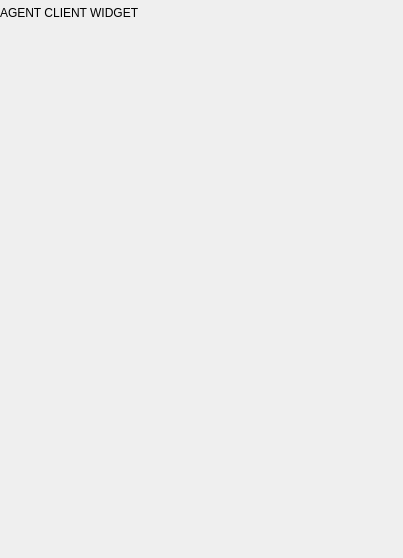
<?xml version="1.0" encoding="UTF-8"?>
<ui version="4.0">
 <class>AgentClientWidget</class>
 <widget class="QWidget" name="AgentClientWidget">
  <property name="geometry">
   <rect>
    <x>0</x>
    <y>0</y>
    <width>403</width>
    <height>558</height>
   </rect>
  </property>
  <property name="windowTitle">
   <string>OctoMY™ - Agent Client</string>
  </property>
  <layout class="QGridLayout" name="gridLayout_4">
   <property name="leftMargin">
    <number>0</number>
   </property>
   <property name="topMargin">
    <number>6</number>
   </property>
   <property name="rightMargin">
    <number>0</number>
   </property>
   <property name="bottomMargin">
    <number>0</number>
   </property>
   <property name="spacing">
    <number>0</number>
   </property>
   <item row="1" column="0">
    <widget class="QStackedWidget" name="stackedWidgetControl">
     <property name="currentIndex">
      <number>0</number>
     </property>
     <widget class="agent::client::AgentConnectionWidget" name="pageConnection"/>
     <widget class="QWidget" name="pageConnectionOLD">
      <property name="sizePolicy">
       <sizepolicy hsizetype="Minimum" vsizetype="Minimum">
        <horstretch>0</horstretch>
        <verstretch>0</verstretch>
       </sizepolicy>
      </property>
      <layout class="QVBoxLayout" name="verticalLayout_3">
       <property name="spacing">
        <number>0</number>
       </property>
       <property name="leftMargin">
        <number>0</number>
       </property>
       <property name="topMargin">
        <number>0</number>
       </property>
       <property name="rightMargin">
        <number>0</number>
       </property>
       <property name="bottomMargin">
        <number>0</number>
       </property>
       <item>
        <widget class="PortableIDWidget" name="widgetBirthCertificate" native="true">
         <property name="sizePolicy">
          <sizepolicy hsizetype="Expanding" vsizetype="Expanding">
           <horstretch>0</horstretch>
           <verstretch>100</verstretch>
          </sizepolicy>
         </property>
        </widget>
       </item>
       <item>
        <layout class="QHBoxLayout" name="horizontalLayout">
         <item>
          <widget class="TryToggle" name="tryToggleListen" native="true">
           <property name="sizePolicy">
            <sizepolicy hsizetype="Minimum" vsizetype="Minimum">
             <horstretch>0</horstretch>
             <verstretch>0</verstretch>
            </sizepolicy>
           </property>
           <property name="minimumSize">
            <size>
             <width>32</width>
             <height>32</height>
            </size>
           </property>
          </widget>
         </item>
         <item>
          <widget class="PanicButton" name="widgetPanic">
           <property name="sizePolicy">
            <sizepolicy hsizetype="Minimum" vsizetype="Minimum">
             <horstretch>0</horstretch>
             <verstretch>0</verstretch>
            </sizepolicy>
           </property>
           <property name="minimumSize">
            <size>
             <width>32</width>
             <height>32</height>
            </size>
           </property>
          </widget>
         </item>
        </layout>
       </item>
      </layout>
     </widget>
     <widget class="QWidget" name="pageActuator">
      <property name="sizePolicy">
       <sizepolicy hsizetype="Minimum" vsizetype="Minimum">
        <horstretch>0</horstretch>
        <verstretch>0</verstretch>
       </sizepolicy>
      </property>
      <layout class="QVBoxLayout" name="verticalLayout_4">
       <property name="spacing">
        <number>0</number>
       </property>
       <property name="leftMargin">
        <number>0</number>
       </property>
       <property name="topMargin">
        <number>0</number>
       </property>
       <property name="rightMargin">
        <number>0</number>
       </property>
       <property name="bottomMargin">
        <number>0</number>
       </property>
       <item>
        <widget class="ActuatorManagerWidget" name="widgetActuatorControl" native="true"/>
       </item>
      </layout>
     </widget>
     <widget class="QWidget" name="pagePose">
      <property name="sizePolicy">
       <sizepolicy hsizetype="Minimum" vsizetype="Minimum">
        <horstretch>0</horstretch>
        <verstretch>0</verstretch>
       </sizepolicy>
      </property>
      <layout class="QGridLayout" name="gridLayout">
       <property name="leftMargin">
        <number>0</number>
       </property>
       <property name="topMargin">
        <number>0</number>
       </property>
       <property name="rightMargin">
        <number>0</number>
       </property>
       <property name="bottomMargin">
        <number>0</number>
       </property>
       <item row="0" column="0">
        <widget class="QWidget" name="widgetPoseEditor" native="true">
         <layout class="QVBoxLayout" name="verticalLayout_5">
          <property name="leftMargin">
           <number>0</number>
          </property>
          <property name="topMargin">
           <number>0</number>
          </property>
          <property name="rightMargin">
           <number>0</number>
          </property>
          <property name="bottomMargin">
           <number>0</number>
          </property>
          <item>
           <widget class="QPushButton" name="pushButton">
            <property name="sizePolicy">
             <sizepolicy hsizetype="Minimum" vsizetype="Minimum">
              <horstretch>0</horstretch>
              <verstretch>0</verstretch>
             </sizepolicy>
            </property>
            <property name="text">
             <string>Save</string>
            </property>
           </widget>
          </item>
          <item>
           <widget class="QPushButton" name="pushButton_2">
            <property name="sizePolicy">
             <sizepolicy hsizetype="Minimum" vsizetype="Minimum">
              <horstretch>0</horstretch>
              <verstretch>0</verstretch>
             </sizepolicy>
            </property>
            <property name="text">
             <string>Load</string>
            </property>
           </widget>
          </item>
          <item>
           <widget class="QPushButton" name="pushButton_3">
            <property name="sizePolicy">
             <sizepolicy hsizetype="Minimum" vsizetype="Minimum">
              <horstretch>0</horstretch>
              <verstretch>0</verstretch>
             </sizepolicy>
            </property>
            <property name="text">
             <string>Edit</string>
            </property>
           </widget>
          </item>
          <item>
           <widget class="QListWidget" name="listWidget"/>
          </item>
         </layout>
        </widget>
       </item>
      </layout>
     </widget>
     <widget class="QWidget" name="pageCar">
      <layout class="QGridLayout" name="gridLayout_3">
       <property name="leftMargin">
        <number>0</number>
       </property>
       <property name="topMargin">
        <number>0</number>
       </property>
       <property name="rightMargin">
        <number>0</number>
       </property>
       <property name="bottomMargin">
        <number>0</number>
       </property>
       <property name="spacing">
        <number>0</number>
       </property>
       <item row="0" column="0">
        <widget class="CarSteeringWidget" name="widgetCarSteering" native="true"/>
       </item>
      </layout>
     </widget>
     <widget class="QWidget" name="pagePath">
      <property name="sizePolicy">
       <sizepolicy hsizetype="Minimum" vsizetype="Minimum">
        <horstretch>0</horstretch>
        <verstretch>0</verstretch>
       </sizepolicy>
      </property>
      <layout class="QVBoxLayout" name="verticalLayout_7">
       <property name="spacing">
        <number>0</number>
       </property>
       <property name="leftMargin">
        <number>0</number>
       </property>
       <property name="topMargin">
        <number>0</number>
       </property>
       <property name="rightMargin">
        <number>0</number>
       </property>
       <property name="bottomMargin">
        <number>0</number>
       </property>
       <item>
        <widget class="MapEditor" name="widgetMapEditor" native="true">
         <property name="sizePolicy">
          <sizepolicy hsizetype="Minimum" vsizetype="Expanding">
           <horstretch>0</horstretch>
           <verstretch>0</verstretch>
          </sizepolicy>
         </property>
        </widget>
       </item>
      </layout>
     </widget>
     <widget class="QWidget" name="pageStatus">
      <property name="sizePolicy">
       <sizepolicy hsizetype="Minimum" vsizetype="Minimum">
        <horstretch>0</horstretch>
        <verstretch>0</verstretch>
       </sizepolicy>
      </property>
      <layout class="QVBoxLayout" name="verticalLayout">
       <property name="leftMargin">
        <number>0</number>
       </property>
       <property name="topMargin">
        <number>0</number>
       </property>
       <property name="rightMargin">
        <number>0</number>
       </property>
       <property name="bottomMargin">
        <number>0</number>
       </property>
       <item>
        <widget class="QLabel" name="labelLocal">
         <property name="sizePolicy">
          <sizepolicy hsizetype="Minimum" vsizetype="Minimum">
           <horstretch>0</horstretch>
           <verstretch>0</verstretch>
          </sizepolicy>
         </property>
         <property name="text">
          <string>LOCAL</string>
         </property>
        </widget>
       </item>
       <item>
        <widget class="QLabel" name="labelHub">
         <property name="sizePolicy">
          <sizepolicy hsizetype="Minimum" vsizetype="Minimum">
           <horstretch>0</horstretch>
           <verstretch>0</verstretch>
          </sizepolicy>
         </property>
         <property name="text">
          <string>HUB</string>
         </property>
        </widget>
       </item>
       <item>
        <widget class="QLabel" name="labelGPS">
         <property name="sizePolicy">
          <sizepolicy hsizetype="Minimum" vsizetype="Minimum">
           <horstretch>0</horstretch>
           <verstretch>0</verstretch>
          </sizepolicy>
         </property>
         <property name="lineWidth">
          <number>0</number>
         </property>
         <property name="text">
          <string>GPS</string>
         </property>
        </widget>
       </item>
       <item>
        <widget class="QLabel" name="labelCompass">
         <property name="sizePolicy">
          <sizepolicy hsizetype="Minimum" vsizetype="Minimum">
           <horstretch>0</horstretch>
           <verstretch>0</verstretch>
          </sizepolicy>
         </property>
         <property name="text">
          <string>COMPASS</string>
         </property>
        </widget>
       </item>
       <item>
        <widget class="QLabel" name="labelAccelerometer">
         <property name="sizePolicy">
          <sizepolicy hsizetype="Minimum" vsizetype="Minimum">
           <horstretch>0</horstretch>
           <verstretch>0</verstretch>
          </sizepolicy>
         </property>
         <property name="text">
          <string>ACCELEROMETER</string>
         </property>
        </widget>
       </item>
       <item>
        <widget class="QLabel" name="labelGyroscope">
         <property name="sizePolicy">
          <sizepolicy hsizetype="Minimum" vsizetype="Minimum">
           <horstretch>0</horstretch>
           <verstretch>0</verstretch>
          </sizepolicy>
         </property>
         <property name="text">
          <string>GYROSCOPE</string>
         </property>
        </widget>
       </item>
       <item>
        <widget class="QLabel" name="labelTouch">
         <property name="sizePolicy">
          <sizepolicy hsizetype="Minimum" vsizetype="Minimum">
           <horstretch>0</horstretch>
           <verstretch>0</verstretch>
          </sizepolicy>
         </property>
         <property name="text">
          <string>TOUCH</string>
         </property>
        </widget>
       </item>
       <item>
        <widget class="LogWidget" name="logScroll">
         <property name="sizePolicy">
          <sizepolicy hsizetype="Minimum" vsizetype="Expanding">
           <horstretch>0</horstretch>
           <verstretch>0</verstretch>
          </sizepolicy>
         </property>
        </widget>
       </item>
      </layout>
     </widget>
     <widget class="QWidget" name="pageExpression">
      <property name="sizePolicy">
       <sizepolicy hsizetype="Minimum" vsizetype="Minimum">
        <horstretch>0</horstretch>
        <verstretch>0</verstretch>
       </sizepolicy>
      </property>
      <layout class="QVBoxLayout" name="verticalLayout_8">
       <property name="spacing">
        <number>0</number>
       </property>
       <property name="leftMargin">
        <number>0</number>
       </property>
       <property name="topMargin">
        <number>0</number>
       </property>
       <property name="rightMargin">
        <number>0</number>
       </property>
       <property name="bottomMargin">
        <number>0</number>
       </property>
       <item>
        <layout class="QHBoxLayout" name="horizontalLayout_2">
         <property name="spacing">
          <number>0</number>
         </property>
         <item>
          <widget class="FaceWidget" name="widgetFace" native="true">
           <property name="sizePolicy">
            <sizepolicy hsizetype="Expanding" vsizetype="Minimum">
             <horstretch>0</horstretch>
             <verstretch>0</verstretch>
            </sizepolicy>
           </property>
           <property name="minimumSize">
            <size>
             <width>0</width>
             <height>0</height>
            </size>
           </property>
          </widget>
         </item>
         <item>
          <widget class="QWidget" name="widgetFaceSettings" native="true">
           <property name="sizePolicy">
            <sizepolicy hsizetype="Expanding" vsizetype="Minimum">
             <horstretch>0</horstretch>
             <verstretch>0</verstretch>
            </sizepolicy>
           </property>
           <layout class="QGridLayout" name="gridLayout_2">
            <property name="leftMargin">
             <number>0</number>
            </property>
            <property name="topMargin">
             <number>0</number>
            </property>
            <property name="rightMargin">
             <number>0</number>
            </property>
            <property name="bottomMargin">
             <number>0</number>
            </property>
            <property name="spacing">
             <number>0</number>
            </property>
            <item row="2" column="1" colspan="2">
             <spacer name="verticalSpacer">
              <property name="orientation">
               <enum>Qt::Orientation::Vertical</enum>
              </property>
              <property name="sizeHint" stdset="0">
               <size>
                <width>143</width>
                <height>210</height>
               </size>
              </property>
             </spacer>
            </item>
            <item row="1" column="1" colspan="2">
             <layout class="QVBoxLayout" name="verticalLayout_9">
              <item>
               <widget class="QCheckBox" name="checkBoxShowEyes">
                <property name="sizePolicy">
                 <sizepolicy hsizetype="Minimum" vsizetype="Minimum">
                  <horstretch>0</horstretch>
                  <verstretch>0</verstretch>
                 </sizepolicy>
                </property>
                <property name="text">
                 <string>Show Eyes</string>
                </property>
               </widget>
              </item>
              <item>
               <widget class="QCheckBox" name="checkBoxShowStats">
                <property name="sizePolicy">
                 <sizepolicy hsizetype="Minimum" vsizetype="Minimum">
                  <horstretch>0</horstretch>
                  <verstretch>0</verstretch>
                 </sizepolicy>
                </property>
                <property name="text">
                 <string>Show Stats</string>
                </property>
               </widget>
              </item>
              <item>
               <widget class="QCheckBox" name="checkBoxShowLog">
                <property name="sizePolicy">
                 <sizepolicy hsizetype="Minimum" vsizetype="Minimum">
                  <horstretch>0</horstretch>
                  <verstretch>0</verstretch>
                 </sizepolicy>
                </property>
                <property name="text">
                 <string>Show Log</string>
                </property>
               </widget>
              </item>
              <item>
               <widget class="QCheckBox" name="checkBoxShowOnlineButton">
                <property name="sizePolicy">
                 <sizepolicy hsizetype="Minimum" vsizetype="Minimum">
                  <horstretch>0</horstretch>
                  <verstretch>0</verstretch>
                 </sizepolicy>
                </property>
                <property name="text">
                 <string>Show Online Button</string>
                </property>
               </widget>
              </item>
             </layout>
            </item>
            <item row="0" column="1" colspan="2">
             <spacer name="verticalSpacer_2">
              <property name="orientation">
               <enum>Qt::Orientation::Vertical</enum>
              </property>
              <property name="sizeHint" stdset="0">
               <size>
                <width>143</width>
                <height>211</height>
               </size>
              </property>
             </spacer>
            </item>
            <item row="1" column="3">
             <spacer name="horizontalSpacer">
              <property name="orientation">
               <enum>Qt::Orientation::Horizontal</enum>
              </property>
              <property name="sizeHint" stdset="0">
               <size>
                <width>38</width>
                <height>97</height>
               </size>
              </property>
             </spacer>
            </item>
            <item row="1" column="0" rowspan="2">
             <spacer name="horizontalSpacer_2">
              <property name="orientation">
               <enum>Qt::Orientation::Horizontal</enum>
              </property>
              <property name="sizeHint" stdset="0">
               <size>
                <width>28</width>
                <height>144</height>
               </size>
              </property>
             </spacer>
            </item>
           </layout>
          </widget>
         </item>
        </layout>
       </item>
      </layout>
     </widget>
     <widget class="QWidget" name="pageSpeech">
      <property name="sizePolicy">
       <sizepolicy hsizetype="Minimum" vsizetype="Minimum">
        <horstretch>0</horstretch>
        <verstretch>0</verstretch>
       </sizepolicy>
      </property>
      <layout class="QVBoxLayout" name="verticalLayout_2">
       <property name="leftMargin">
        <number>0</number>
       </property>
       <property name="topMargin">
        <number>0</number>
       </property>
       <property name="rightMargin">
        <number>0</number>
       </property>
       <property name="bottomMargin">
        <number>0</number>
       </property>
       <item>
        <widget class="SpeechControlWidget" name="widgetSpeechControl" native="true"/>
       </item>
      </layout>
     </widget>
    </widget>
   </item>
   <item row="0" column="0">
    <widget class="QLabel" name="label">
     <property name="text">
      <string>AGENT CLIENT WIDGET</string>
     </property>
    </widget>
   </item>
  </layout>
 </widget>
 <customwidgets>
  <customwidget>
   <class>FaceWidget</class>
   <extends>QWidget</extends>
   <header location="global">agent/FaceWidget.hpp</header>
   <container>1</container>
  </customwidget>
  <customwidget>
   <class>LogWidget</class>
   <extends>QPlainTextEdit</extends>
   <header location="global">node/LogWidget.hpp</header>
  </customwidget>
  <customwidget>
   <class>TryToggle</class>
   <extends>QWidget</extends>
   <header location="global">components/TryToggle.hpp</header>
   <container>1</container>
  </customwidget>
  <customwidget>
   <class>PanicButton</class>
   <extends>QPushButton</extends>
   <header location="global">node/PanicButton.hpp</header>
   <container>1</container>
  </customwidget>
  <customwidget>
   <class>ActuatorManagerWidget</class>
   <extends>QWidget</extends>
   <header location="global">hardware/actuator/ActuatorManagerWidget.hpp</header>
   <container>1</container>
  </customwidget>
  <customwidget>
   <class>PortableIDWidget</class>
   <extends>QWidget</extends>
   <header location="global">node/PortableIDWidget.hpp</header>
   <container>1</container>
  </customwidget>
  <customwidget>
   <class>MapEditor</class>
   <extends>QWidget</extends>
   <header location="global">map/MapEditor.hpp</header>
   <container>1</container>
  </customwidget>
  <customwidget>
   <class>SpeechControlWidget</class>
   <extends>QWidget</extends>
   <header location="global">voice/SpeechControlWidget.hpp</header>
   <container>1</container>
  </customwidget>
  <customwidget>
   <class>CarSteeringWidget</class>
   <extends>QWidget</extends>
   <header location="global">node/CarSteeringWidget.hpp</header>
   <container>1</container>
  </customwidget>
  <customwidget>
   <class>agent::client::AgentConnectionWidget</class>
   <extends>QWidget</extends>
   <header location="global">client/agent/AgentConnectionWidget.hpp</header>
   <container>1</container>
  </customwidget>
 </customwidgets>
 <resources/>
 <connections/>
</ui>
